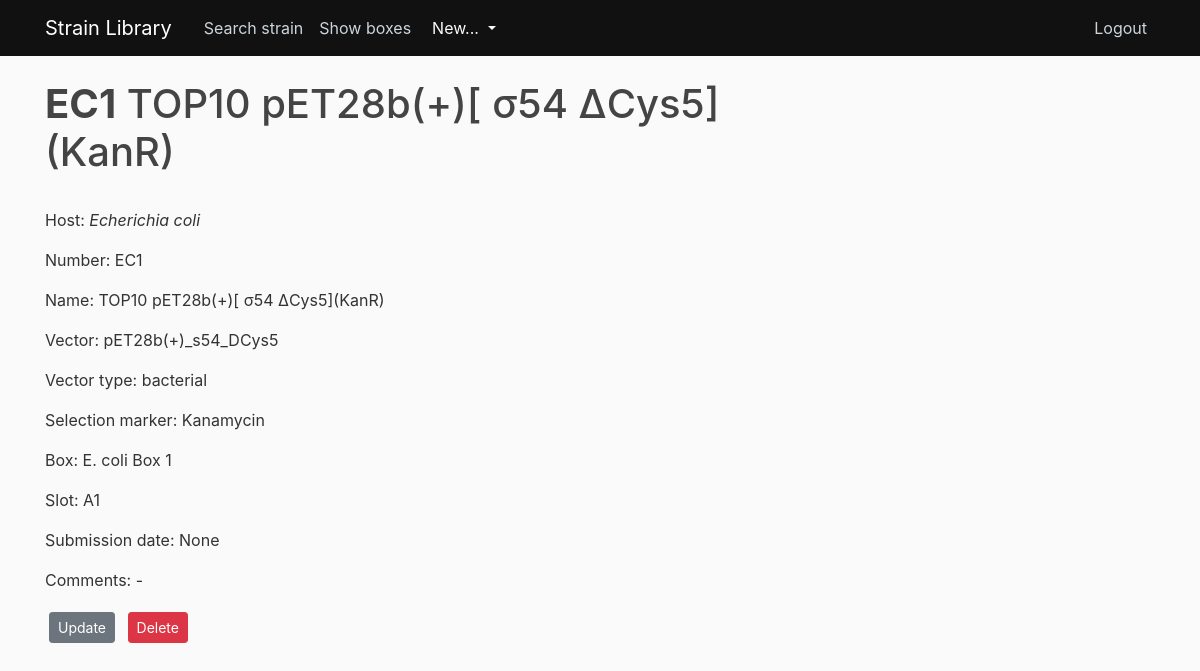
/strain/1/ (signed in), run on the app's committed database.
### strain_library/models.py (models this page shows, shortened)
class Strain(db.Model):
    __tablename__ = 'strain'
    id = db.Column(db.Integer, primary_key=True)
    number = db.Column(db.String, nullable=False, unique=True)
    name = db.Column(db.String, nullable=False)
    host = db.Column(db.String, nullable=False)
    vector = db.Column(db.String)
    vector_type = db.Column(db.String)
    selection_marker = db.Column(db.String)
    box = db.Column(db.String)
    slot = db.Column(db.String)
    date_of_creation = db.Column(db.Date)
    comments = db.Column(db.Text)
    user_id = db.Column(db.Integer, db.ForeignKey('user.id'), nullable=False)
    box_id = db.Column(db.Integer, db.ForeignKey('box.id'), nullable=False)
    type = db.Column(db.String)
    __mapper_args__ = {
        'polymorphic_identity':'strain',
        'polymorphic_on':type
    }

### strain_library/routes.py (the view)
@app.route("/strain/<int:strain_id>/")
@login_required
def strain(strain_id):
    strain = Strain.query.get_or_404(strain_id)
    return render_template('strain.html', title=strain.name, strain=strain)

### strain_library/models.py (called while the page is built)
@login_manager.user_loader
def load_user(user_id):
    return User.query.get(int(user_id))

### strain_library/templates/strain.html (shortened to what this page needs)
{% extends "layout.html" %}
{% block content %}
<h1><b>{{ strain.number }}</b> {{ strain.name }}</h1>
<br>
<p>
  Host: <i>{{ strain.host }}</i>
</p>
<p>
  Number: {{ strain.number }}
</p>
<p>
  Name: {{ strain.name }}
</p>
<p>
  Vector: {{ strain.vector }}
</p>
<p>
  Vector type: {{ strain.vector_type }}
</p>
<p>
  Selection marker: {{ strain.selection_marker }}
</p>
<p>
  Box: {{ strain.box }}
</p>
<p>
  Slot: {{ strain.slot }}
</p>
<p>
  Submission date: {{ strain.date_of_creation }}
</p>
<p>
  Comments: {{ strain.comments }}
</p>
<div>
  <a class="btn btn-secondary btn-sm m-1" href="{{ url_for('update_strain', strain_id=strain.id) }}"> Update </a>
  <button type="button" class="btn btn-danger btn-sm m-1" data-toggle="modal" data-target="#deleteModal">Delete</button>
</div>
{% endblock content %}

### strain_library/templates/layout.html (shortened to what this page needs)
<!DOCTYPE html>
<html lang="en">
<head>
    <link rel="stylesheet" href="https://stackpath.bootstrapcdn.com/bootstrap/4.3.1/css/bootstrap.min.css">
    <link rel="stylesheet" type="text/css" href="{{ url_for('static', filename='main.css')}}">
</head>
<body>
    <header class="site-header">
        <nav class="navbar navbar-expand-md navbar-dark bg-steel fixed-top">
          <div class="container">
            <a class="navbar-brand mr-4" href="/">Strain Library</a>
            <div class="navbar-nav mr-auto">
              <a class="nav-item nav-link" href="{{ url_for('search_strain') }}">Search strain</a>
            </div>
            <div class="navbar-nav mr-auto">
              <a class="nav-item nav-link" href="{{ url_for('select_box') }}">Show boxes</a>
            </div>
            <div class="collapse navbar-collapse" id="navbarToggle">
              <div class="dropdown show mr-auto">
                <a class="btn dropdown-toggle text-light" href="#" role="button" id="dropdownMenuLink" data-toggle="dropdown" aria-haspopup="true" aria-expanded="false">
                  New...
                </a>
              </div>
              <div class="navbar-nav">
                {% if current_user.is_authenticated %}
                  <a class="nav-item nav-link" href="{{ url_for('logout') }}">Logout</a>
                {% else %}
                  <a class="nav-item nav-link" href="{{ url_for('login') }}">Login</a>
                  <a class="nav-item nav-link" href="{{ url_for('register') }}">Register</a>
                {% endif %}
              </div>
            </div>
          </div>
        </nav>
      </header>
      <main role="main" class="container">
        <div class="row">
          <div class="col-md-8">
            {% block content %}{% endblock %}
          </div>
        </div>
      </main>
</body>
</html>

### strain_library/static/main.css (style rules this page uses)
body { background: #fafafa; color: #333333; margin-top: 5rem; }
h1, h2, h3, h4, h5, h6 { color: #444444; }
.bg-steel { background-color: #111111; }
.site-header .navbar-nav .nav-link { color: #cbd5db; }

### data on the page
Strain: number "EC1", name "TOP10 pET28b(+)[ σ54 ΔCys5](KanR)", host "Echerichia coli", vector "pET28b(+)_s54_DCys5", vector_type "bacterial", selection_marker "Kanamycin", box "E. coli Box 1", slot "A1", date_of_creation "None", comments "-"
